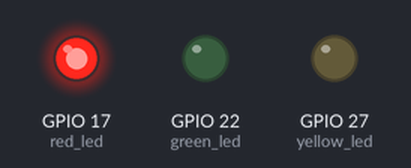
Bench run of a program on a simulated Raspberry Pi (BCM pin numbers). Shown: output pins drawn as LEDs (lit = HIGH). At 6.0 s the program stops and its outputs stay as they are.

Above: at 0.1 s.
At 2.1 s:
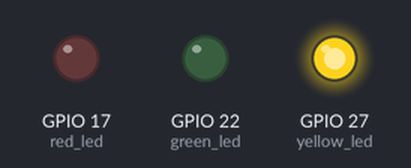
At 4.1 s:
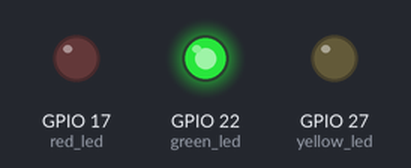
At 6.1 s:
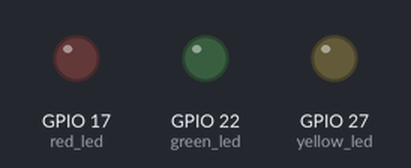
Timing chart, 0 to 7.5 s (numbered marks = the images above):
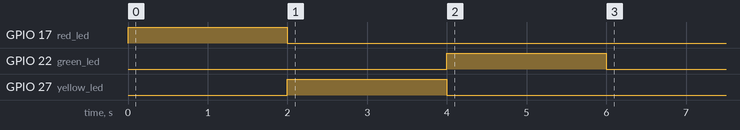

Measured:
- by itself, GPIO 17 (red_led): LOW → HIGH at 0.00 s, → LOW 2.0 s later
- by itself, GPIO 22 (green_led): LOW → HIGH at 4.0 s, → LOW 2.0 s later
- by itself, GPIO 27 (yellow_led): LOW → HIGH at 2.0 s, → LOW 2.0 s later

The program:

traffic_light.py
```python
import RPi.GPIO as GPIO
import time

GPIO.setmode(GPIO.BCM)

red_led = 17
yellow_led = 27
green_led = 22

GPIO.setup(red_led, GPIO.OUT)
GPIO.setup(yellow_led, GPIO.OUT)
GPIO.setup(green_led, GPIO.OUT)

GPIO.output(red_led, GPIO.HIGH)
time.sleep(2)

GPIO.output(red_led, GPIO.LOW)
GPIO.output(yellow_led, GPIO.HIGH)
time.sleep(2)

GPIO.output(yellow_led, GPIO.LOW)
GPIO.output(green_led, GPIO.HIGH)
time.sleep(2)

GPIO.output(green_led, GPIO.LOW)

GPIO.cleanup()
```
